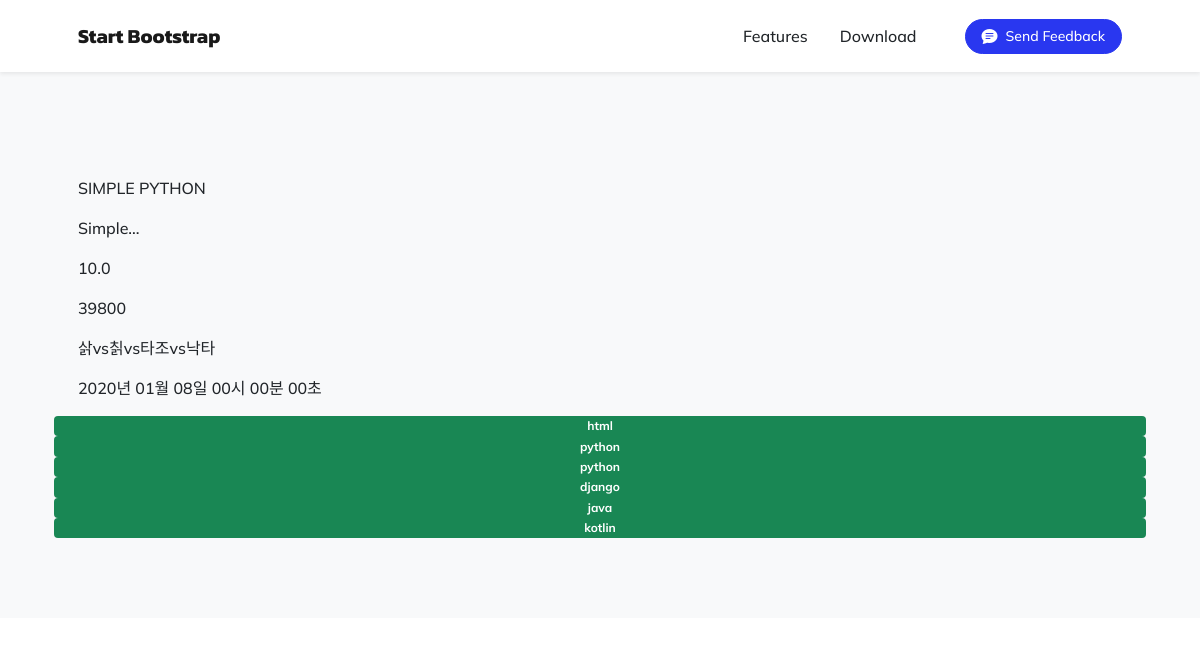
The page /first/filter/ on the database as committed earlier.
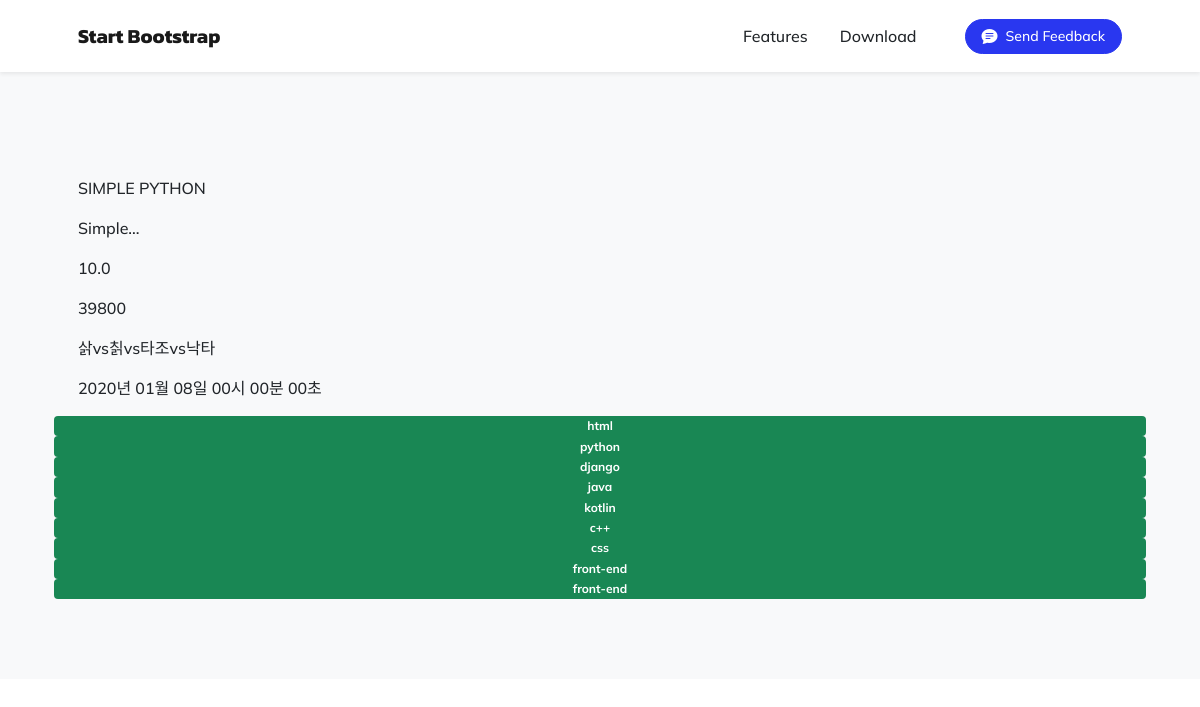
The same page on the database as committed later.
### firstapp/models.py (models this page shows)
class Curriculum(models.Model):
    name = models.CharField(max_length=255)

### firstapp/views.py (the view)
# urls.py: path('filter/', views.filter),
def filter(request):
    c = Curriculum.objects.all()
    context = {
        'curriculum': c,
        'title': 'Simple Python', 'num': 10,
        'price': 39800.5,
        'animals': ['삵', '칡', '타조', '낙타'],
        'covid': datetime.datetime(2020, 1, 8)
    }
    return render(request, 'firstapp/filter.html', context)

### firstapp/templates/firstapp/filter.html (shortened to what this page needs)
<link href="https://cdn.jsdelivr.net/npm/bootstrap@5.1.3/dist/css/bootstrap.min.css" rel="stylesheet">
<head>
    <link href="https://cdn.jsdelivr.net/npm/bootstrap-icons@1.5.0/font/bootstrap-icons.css" rel="stylesheet" />
    <link href="/static/css/styles.css" rel="stylesheet" />
</head>
<body id="page-top">
    <nav class="navbar navbar-expand-lg navbar-light fixed-top shadow-sm" id="mainNav">
        <div class="container px-5">
            <a class="navbar-brand fw-bold" href="#page-top">Start Bootstrap</a>
            <div class="collapse navbar-collapse" id="navbarResponsive">
                <ul class="navbar-nav ms-auto me-4 my-3 my-lg-0">
                    <li class="nav-item"><a class="nav-link me-lg-3" href="#features">Features</a></li>
                    <li class="nav-item"><a class="nav-link me-lg-3" href="#download">Download</a></li>
                </ul>
                <button class="btn btn-primary rounded-pill px-3 mb-2 mb-lg-0" data-bs-toggle="modal" data-bs-target="#feedbackModal" onclick="change()">
                    <span class="d-flex align-items-center">
                        <i class="bi-chat-text-fill me-2"></i>
                        <span class="small">Send Feedback</span>
                    </span>
                </button>
            </div>
        </div>
    </nav>
    <header class="masthead">
        <div class="container px-5">
            <div class="row gx-5 align-items-center">
<p>{{ title | upper }}</p>
<p>{{ title | truncatechars:9 }}</p>
<p>{{ num | floatformat:1 }}</p>
<p>{{ price | stringformat:'d' }}</p>
<p>{{ animals | join:'vs' }}</p>
<p>{{ covid | date:'Y년 m월 d일 H시 i분 s초' }}</p>
{% for c in curriculum %}
    <span class="badge bg-success"> {{ c.name }} </span>
{% endfor %}

Rows that differ between the two databases and show on the page:
removed Curriculum: name "python"
added Curriculum: name "c++"
added Curriculum: name "css"
added Curriculum: name "front-end"
added Curriculum: name "front-end"
